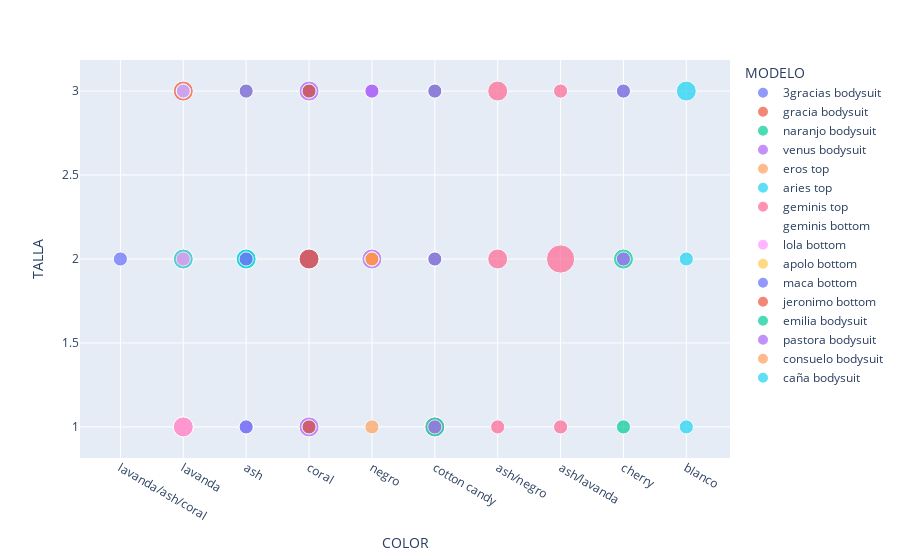

Notebook code cell kept with this figure:
### Markdown cell above
# VISUALISATIONS

### Code cell
# scatter plot for simultaneous size, model and color

fig = px.scatter(df, x='COLOR', y='TALLA', 
                 color='MODELO',
                 size= 'CANTIDAD',
                )

fig.show()

### Figure 1 — Plotly figure (JSON) as saved in the notebook; plotly's stock layout.template omitted (floating-point values rounded to 4 significant figures)
{"data": [{"hoverlabel": {"namelength": 0}, "hovertemplate": "MODELO=3gracias bodysuit<br>COLOR=%{x}<br>TALLA=%{y}<br>CANTIDAD=%{marker.size}", "legendgroup": "3gracias bodysuit", "marker": {"color": "#636efa", "size": [0, 1, 0], "sizemode": "area", "sizeref": 0.01, "symbol": "circle"}, "mode": "markers", "name": "3gracias bodysuit", "showlegend": true, "type": "scatter", "x": ["lavanda/ash/coral", "lavanda/ash/coral", "lavanda/ash/coral"], "xaxis": "x", "y": [1, 2, 3], "yaxis": "y"}, {"hoverlabel": {"namelength": 0}, "hovertemplate": "MODELO=gracia bodysuit<br>COLOR=%{x}<br>TALLA=%{y}<br>CANTIDAD=%{marker.size}", "legendgroup": "gracia bodysuit", "marker": {"color": "#EF553B", "size": [2, 1, 2], "sizemode": "area", "sizeref": 0.01, "symbol": "circle"}, "mode": "markers", "name": "gracia bodysuit", "showlegend": true, "type": "scatter", "x": ["lavanda", "lavanda", "lavanda"], "xaxis": "x", "y": [1, 2, 3], "yaxis": "y"}, {"hoverlabel": {"namelength": 0}, "hovertemplate": "MODELO=naranjo bodysuit<br>COLOR=%{x}<br>TALLA=%{y}<br>CANTIDAD=%{marker.size}", "legendgroup": "naranjo bodysuit", "marker": {"color": "#00cc96", "size": [0, 2, 0, 0, 2, 1], "sizemode": "area", "sizeref": 0.01, "symbol": "circle"}, "mode": "markers", "name": "naranjo bodysuit", "showlegend": true, "type": "scatter", "x": ["ash", "ash", "ash", "coral", "coral", "coral"], "xaxis": "x", "y": [1, 2, 3, 1, 2, 3], "yaxis": "y"}, {"hoverlabel": {"namelength": 0}, "hovertemplate": "MODELO=venus bodysuit<br>COLOR=%{x}<br>TALLA=%{y}<br>CANTIDAD=%{marker.size}", "legendgroup": "venus bodysuit", "marker": {"color": "#ab63fa", "size": [1, 1, 0, 2, 2, 2, 0, 2, 1], "sizemode": "area", "sizeref": 0.01, "symbol": "circle"}, "mode": "markers", "name": "venus bodysuit", "showlegend": true, "type": "scatter", "x": ["ash", "ash", "ash", "coral", "coral", "coral", "negro", "negro", "negro"], "xaxis": "x", "y": [1, 2, 3, 1, 2, 3, 1, 2, 3], "yaxis": "y"}, {"hoverlabel": {"namelength": 0}, "hovertemplate": "MODELO=eros top<br>COLOR=%{x}<br>TALLA=%{y}<br>CANTIDAD=%{marker.size}", "legendgroup": "eros top", "marker": {"color": "#FFA15A", "size": [2, 2, 1, 0, 2, 0, 1, 1, 1, 2, 1, 1], "sizemode": "area", "sizeref": 0.01, "symbol": "circle"}, "mode": "markers", "name": "eros top", "showlegend": true, "type": "scatter", "x": ["lavanda", "lavanda", "lavanda", "coral", "coral", "coral", "ash", "ash", "ash", "cotton candy", "cotton candy", "cotton candy"], "xaxis": "x", "y": [1, 2, 3, 1, 2, 3, 1, 2, 3, 1, 2, 3], "yaxis": "y"}, {"hoverlabel": {"namelength": 0}, "hovertemplate": "MODELO=aries top<br>COLOR=%{x}<br>TALLA=%{y}<br>CANTIDAD=%{marker.size}", "legendgroup": "aries top", "marker": {"color": "#19d3f3", "size": [0, 2, 1, 1, 2, 0], "sizemode": "area", "sizeref": 0.01, "symbol": "circle"}, "mode": "markers", "name": "aries top", "showlegend": true, "type": "scatter", "x": ["lavanda", "lavanda", "lavanda", "ash", "ash", "ash"], "xaxis": "x", "y": [1, 2, 3, 1, 2, 3], "yaxis": "y"}, {"hoverlabel": {"namelength": 0}, "hovertemplate": "MODELO=geminis top<br>COLOR=%{x}<br>TALLA=%{y}<br>CANTIDAD=%{marker.size}", "legendgroup": "geminis top", "marker": {"color": "#FF6692", "size": [1, 2, 2, 1, 4, 1], "sizemode": "area", "sizeref": 0.01, "symbol": "circle"}, "mode": "markers", "name": "geminis top", "showlegend": true, "type": "scatter", "x": ["ash/negro", "ash/negro", "ash/negro", "ash/lavanda", "ash/lavanda", "ash/lavanda"], "xaxis": "x", "y": [1, 2, 3, 1, 2, 3], "yaxis": "y"}, {"hoverlabel": {"namelength": 0}, "hovertemplate": "MODELO=geminis bottom<br>COLOR=%{x}<br>TALLA=%{y}<br>CANTIDAD=%{marker.size}", "legendgroup": "geminis bottom", "marker": {"color": "#B6E880", "size": [0], "sizemode": "area", "sizeref": 0.01, "symbol": "circle"}, "mode": "markers", "name": "geminis bottom", "showlegend": true, "type": "scatter", "x": ["ash/lavanda"], "xaxis": "x", "y": [3], "yaxis": "y"}, {"hoverlabel": {"namelength": 0}, "hovertemplate": "MODELO=lola bottom<br>COLOR=%{x}<br>TALLA=%{y}<br>CANTIDAD=%{marker.size}", "legendgroup": "lola bottom", "marker": {"color": "#FF97FF", "size": [2, 1, 1, 1, 0, 0, 2, 1, 1], "sizemode": "area", "sizeref": 0.01, "symbol": "circle"}, "mode": "markers", "name": "lola bottom", "showlegend": true, "type": "scatter", "x": ["lavanda", "lavanda", "lavanda", "ash", "ash", "ash", "cotton candy", "cotton candy", "cotton candy"], "xaxis": "x", "y": [1, 2, 3, 1, 2, 3, 1, 2, 3], "yaxis": "y"}, {"hoverlabel": {"namelength": 0}, "hovertemplate": "MODELO=apolo bottom<br>COLOR=%{x}<br>TALLA=%{y}<br>CANTIDAD=%{marker.size}", "legendgroup": "apolo bottom", "marker": {"color": "#FECB52", "size": [0, 1, 0, 0, 0, 1, 1, 1], "sizemode": "area", "sizeref": 0.01, "symbol": "circle"}, "mode": "markers", "name": "apolo bottom", "showlegend": true, "type": "scatter", "x": ["negro", "negro", "negro", "ash", "ash", "cotton candy", "cotton candy", "cotton candy"], "xaxis": "x", "y": [1, 2, 3, 2, 3, 1, 2, 3], "yaxis": "y"}, {"hoverlabel": {"namelength": 0}, "hovertemplate": "MODELO=maca bottom<br>COLOR=%{x}<br>TALLA=%{y}<br>CANTIDAD=%{marker.size}", "legendgroup": "maca bottom", "marker": {"color": "#636efa", "size": [1, 1, 1, 1, 2, 1], "sizemode": "area", "sizeref": 0.01, "symbol": "circle"}, "mode": "markers", "name": "maca bottom", "showlegend": true, "type": "scatter", "x": ["ash", "ash", "ash", "coral", "coral", "coral"], "xaxis": "x", "y": [1, 2, 3, 1, 2, 3], "yaxis": "y"}, {"hoverlabel": {"namelength": 0}, "hovertemplate": "MODELO=jeronimo bottom<br>COLOR=%{x}<br>TALLA=%{y}<br>CANTIDAD=%{marker.size}", "legendgroup": "jeronimo bottom", "marker": {"color": "#EF553B", "size": [0, 1, 0, 1, 2, 1], "sizemode": "area", "sizeref": 0.01, "symbol": "circle"}, "mode": "markers", "name": "jeronimo bottom", "showlegend": true, "type": "scatter", "x": ["negro", "negro", "negro", "coral", "coral", "coral"], "xaxis": "x", "y": [1, 2, 3, 1, 2, 3], "yaxis": "y"}, {"hoverlabel": {"namelength": 0}, "hovertemplate": "MODELO=emilia bodysuit<br>COLOR=%{x}<br>TALLA=%{y}<br>CANTIDAD=%{marker.size}", "legendgroup": "emilia bodysuit", "marker": {"color": "#00cc96", "size": [1, 2, 1, 2, 1, 1], "sizemode": "area", "sizeref": 0.01, "symbol": "circle"}, "mode": "markers", "name": "emilia bodysuit", "showlegend": true, "type": "scatter", "x": ["cherry", "cherry", "cherry", "cotton candy", "cotton candy", "cotton candy"], "xaxis": "x", "y": [1, 2, 3, 1, 2, 3], "yaxis": "y"}, {"hoverlabel": {"namelength": 0}, "hovertemplate": "MODELO=pastora bodysuit<br>COLOR=%{x}<br>TALLA=%{y}<br>CANTIDAD=%{marker.size}", "legendgroup": "pastora bodysuit", "marker": {"color": "#ab63fa", "size": [0, 1, 1, 0, 0, 1, 1, 1, 1], "sizemode": "area", "sizeref": 0.01, "symbol": "circle"}, "mode": "markers", "name": "pastora bodysuit", "showlegend": true, "type": "scatter", "x": ["cherry", "cherry", "cherry", "negro", "negro", "negro", "cotton candy", "cotton candy", "cotton candy"], "xaxis": "x", "y": [1, 2, 3, 1, 2, 3, 1, 2, 3], "yaxis": "y"}, {"hoverlabel": {"namelength": 0}, "hovertemplate": "MODELO=consuelo bodysuit<br>COLOR=%{x}<br>TALLA=%{y}<br>CANTIDAD=%{marker.size}", "legendgroup": "consuelo bodysuit", "marker": {"color": "#FFA15A", "size": [1, 1, 0], "sizemode": "area", "sizeref": 0.01, "symbol": "circle"}, "mode": "markers", "name": "consuelo bodysuit", "showlegend": true, "type": "scatter", "x": ["negro", "negro", "negro"], "xaxis": "x", "y": [1, 2, 3], "yaxis": "y"}, {"hoverlabel": {"namelength": 0}, "hovertemplate": "MODELO=caña bodysuit<br>COLOR=%{x}<br>TALLA=%{y}<br>CANTIDAD=%{marker.size}", "legendgroup": "caña bodysuit", "marker": {"color": "#19d3f3", "size": [1, 1, 2], "sizemode": "area", "sizeref": 0.01, "symbol": "circle"}, "mode": "markers", "name": "caña bodysuit", "showlegend": true, "type": "scatter", "x": ["blanco", "blanco", "blanco"], "xaxis": "x", "y": [1, 2, 3], "yaxis": "y"}], "layout": {"legend": {"itemsizing": "constant", "title": {"text": "MODELO"}, "tracegroupgap": 0}, "margin": {"t": 60}, "xaxis": {"anchor": "y", "domain": [0, 1], "title": {"text": "COLOR"}}, "yaxis": {"anchor": "x", "domain": [0, 1], "title": {"text": "TALLA"}}}}
